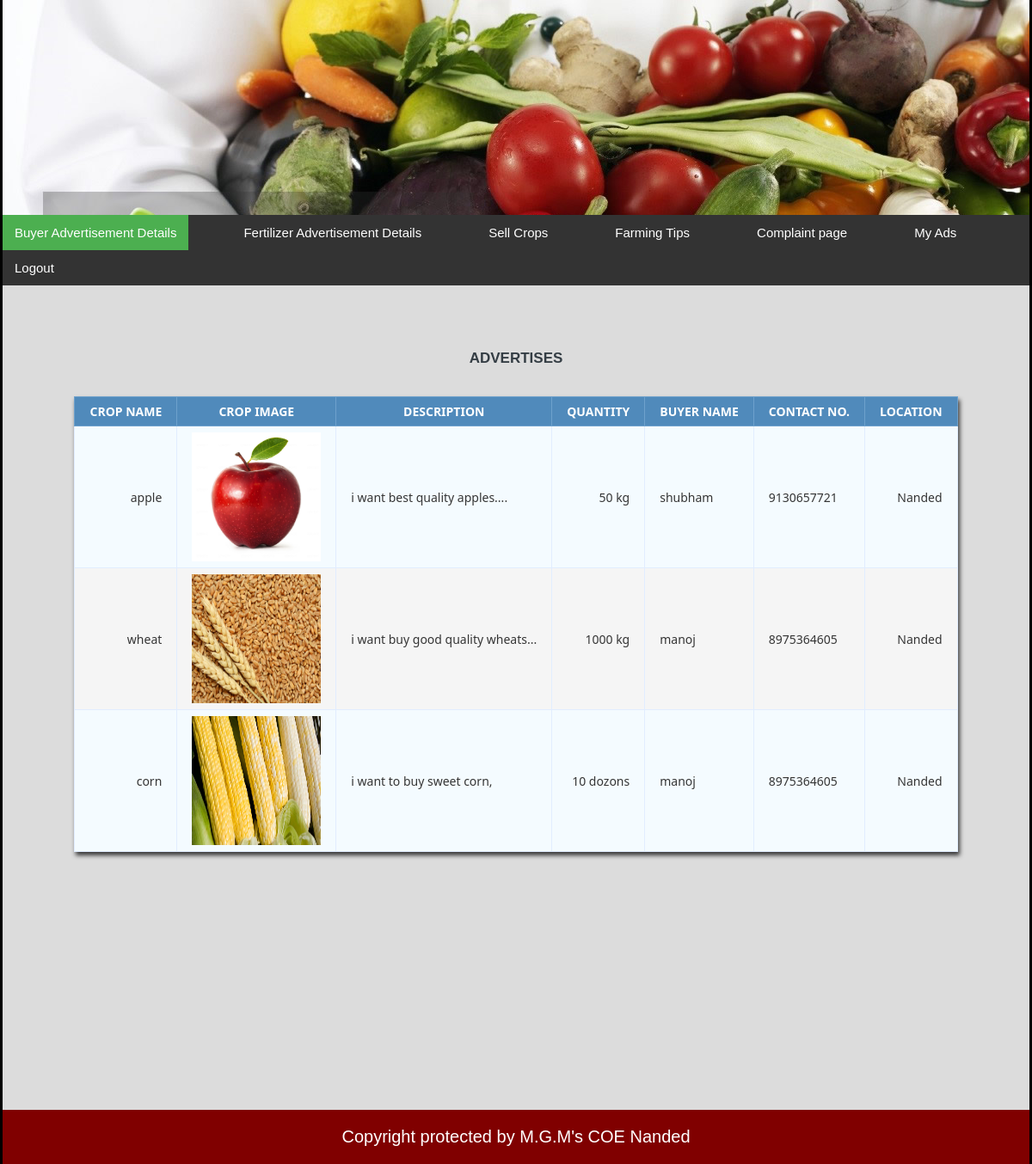
The app's page /cropaddetails.php with its own data.
### tables this page shows
CREATE TABLE `buycrop` (
  `cropid` int(11) NOT NULL,
  `cropname` varchar(50) NOT NULL,
  `imagename` varchar(100) NOT NULL,
  `description` varchar(1000) NOT NULL,
  `quantity` varchar(50) NOT NULL,
  `city` varchar(50) NOT NULL,
  `state` varchar(50) NOT NULL,
  `bid` int(10) NOT NULL
);

### cropaddetails.php (the view, shortened to what this page needs)
<?php
include_once './dbconfig.php';
   $result = mysqli_query($link, "select cropname,imagename,description,quantity,(select fname from supplierinfo where id=s.bid)as fname,(select cno from supplierinfo where id=s.bid)as cno,(select location from supplierinfo where id=s.bid)as location from buycrop s  ;");
 ?>
<html>
    <head>
        <link href="mydesign.css" rel="stylesheet" type="text/css"/>
</head>
    <body>
        <div id="header"></div>
             <div id="menu">
            <ul>
                <li><a class="active" href="cropaddetails.php">Buyer Advertisement Details</a></li>
                <li><a href="viewfertilizerads.php">Fertilizer Advertisement Details</a></li>
                <li><a href="Sellcrop.php" >Sell Crops</a></li>
                <li><a href="http://agriplaza.in/" target="_blank">Farming Tips</a></li>
                <li><a href="Complaint.php">Complaint page</a></li>
            <li><a href="farmermyads.php">My Ads</a></li>
            <li><a href="Logout.php">Logout</a></li>
            </ul>
        </div>
               <div id="content" style="padding-bottom: 300px">
	<h1>ADVERTISES</h1>
        <br>
        <br>
	<table class="data-table">
		<thead>
			<tr>
				<th>Crop Name</th>
                                <th>Crop Image</th>
				<th>Description</th>
				<th>Quantity</th>
				<th>Buyer Name</th>
                                <th>Contact No.</th>
                                <th>Location</th>
			</tr>
		</thead>
		<tbody>
		<?php
		while ($row = mysqli_fetch_array($result))
		{
			echo '<tr>
					<td>'.$row['cropname'].'</td>
                                        <td> <img src="uploads2/'.$row['imagename'].'" alt=" " height="150" width="150"> </td>
					<td>'.$row['description'].'</td>
					<td>'.$row['quantity'].'</td>
                                        <td>'.$row['fname'].'</td>
                                        <td>'.$row['cno'].'</td>
                                         <td>'.$row['location'].'</td>
									</tr>';
		}?>
		</tbody>
                </table>
               </div>
			 <div id="footer">Copyright protected by M.G.M's COE Nanded</div>
</body>
</html>

### mydesign.css (style rules this page uses)
body { margin-left: 0px; margin-right: 0px; background-color: gainsboro; border-left: solid black; border-right: solid black; }
#header { background: url('images/1.jpg'); height: 250px; }
#content { padding-top: 50px; padding-bottom: 250px; }
table { background-color: whitesmoke; padding:60px; -webkit-box-shadow: 2px 4px 5px 0px rgba(0,0,0,0.75); -moz-box-shadow: 2px 4px 5px 0px rgba(0,0,0,0.75); box-shadow: 2px 4px 5px 0px rgba(0,0,0,0.75); }
#footer { text-align: center; background-color: maroon; padding: 20px; font-size: 20px; color: white; }
ul { list-style-type:none; margin: 0; padding: 0; overflow: hidden; background-color: #333; }
li { float: left; padding-right: 50px; }
li a { display: block; color: white; text-align: center; padding: 12px 14px; text-decoration:none; }
.active { background-color: #4CAF50; }

### cropaddetails.php (style rules this page uses)
body { font-size: 15px; color: #343d44; font-family: "segoe-ui", "open-sans", tahoma, arial; padding: 0; margin: 0; }
table { margin: auto; font-family: "Lucida Sans Unicode", "Lucida Grande", "Segoe Ui"; font-size: 12px; }
h1 { margin: 25px auto 0; text-align: center; text-transform: uppercase; font-size: 17px; }
table td { transition: all .5s; }
.data-table { border-collapse: collapse; font-size: 14px; min-width: 537px; }
.data-table th, .data-table td { border: 1px solid #e1edff; padding: 7px 17px; }
.data-table thead th { background-color: #508abb; color: #FFFFFF; border-color: #6ea1cc !important; text-transform: uppercase; }
.data-table tbody td { color: #353535; }
.data-table tbody td:first-child, .data-table tbody td:nth-child(4), .data-table tbody td:last-child { text-align: right; }
.data-table tbody tr:nth-child(odd) td { background-color: #f4fbff; }

### records on screen
buycrop: cropname "apple", imagename (picture), description "i want best quality apples....", quantity "50 kg", fname "shubham", cno "9130657721", location "Nanded"
buycrop: cropname "wheat", imagename (picture), description "i want buy good quality wheats...", quantity "1000 kg", fname "manoj", cno "8975364605", location "Nanded"
buycrop: cropname "corn", imagename (picture), description "i want to buy sweet corn,", quantity "10 dozons", fname "manoj", cno "8975364605", location "Nanded"
